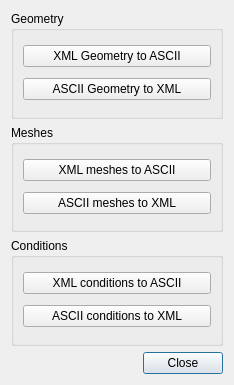
<?xml version="1.0" encoding="UTF-8"?>
<ui version="4.0">
 <class>OGSFileConverter</class>
 <widget class="QDialog" name="OGSFileConverter">
  <property name="geometry">
   <rect>
    <x>0</x>
    <y>0</y>
    <width>234</width>
    <height>385</height>
   </rect>
  </property>
  <property name="windowTitle">
   <string>OGS File Converter</string>
  </property>
  <layout class="QGridLayout" name="gridLayout">
   <item row="3" column="1">
    <widget class="QPushButton" name="closeDialogButton">
     <property name="text">
      <string>Close</string>
     </property>
    </widget>
   </item>
   <item row="3" column="0">
    <spacer name="horizontalSpacer">
     <property name="orientation">
      <enum>Qt::Horizontal</enum>
     </property>
     <property name="sizeHint" stdset="0">
      <size>
       <width>40</width>
       <height>20</height>
      </size>
     </property>
    </spacer>
   </item>
   <item row="0" column="0" colspan="2">
    <widget class="QGroupBox" name="geometryBox">
     <property name="title">
      <string>Geometry</string>
     </property>
     <layout class="QVBoxLayout" name="verticalLayout">
      <item>
       <widget class="QPushButton" name="gml2gliButton">
        <property name="text">
         <string>XML Geometry to ASCII</string>
        </property>
       </widget>
      </item>
      <item>
       <widget class="QPushButton" name="gli2gmlButton">
        <property name="text">
         <string>ASCII Geometry to XML</string>
        </property>
       </widget>
      </item>
     </layout>
    </widget>
   </item>
   <item row="2" column="0" colspan="2">
    <widget class="QGroupBox" name="conditionBox">
     <property name="title">
      <string>Conditions</string>
     </property>
     <layout class="QVBoxLayout" name="verticalLayout_2">
      <item>
       <widget class="QPushButton" name="cnd2bcButton">
        <property name="text">
         <string>XML conditions to ASCII</string>
        </property>
       </widget>
      </item>
      <item>
       <widget class="QPushButton" name="bc2cndButton">
        <property name="text">
         <string>ASCII conditions to XML</string>
        </property>
       </widget>
      </item>
     </layout>
    </widget>
   </item>
   <item row="1" column="0" colspan="2">
    <widget class="QGroupBox" name="groupBox">
     <property name="title">
      <string>Meshes</string>
     </property>
     <layout class="QVBoxLayout" name="verticalLayout_3">
      <item>
       <widget class="QPushButton" name="vtu2mshButton">
        <property name="text">
         <string>XML meshes to ASCII</string>
        </property>
       </widget>
      </item>
      <item>
       <widget class="QPushButton" name="msh2vtuButton">
        <property name="text">
         <string>ASCII meshes to XML</string>
        </property>
       </widget>
      </item>
     </layout>
    </widget>
   </item>
  </layout>
 </widget>
 <resources/>
 <connections/>
</ui>
